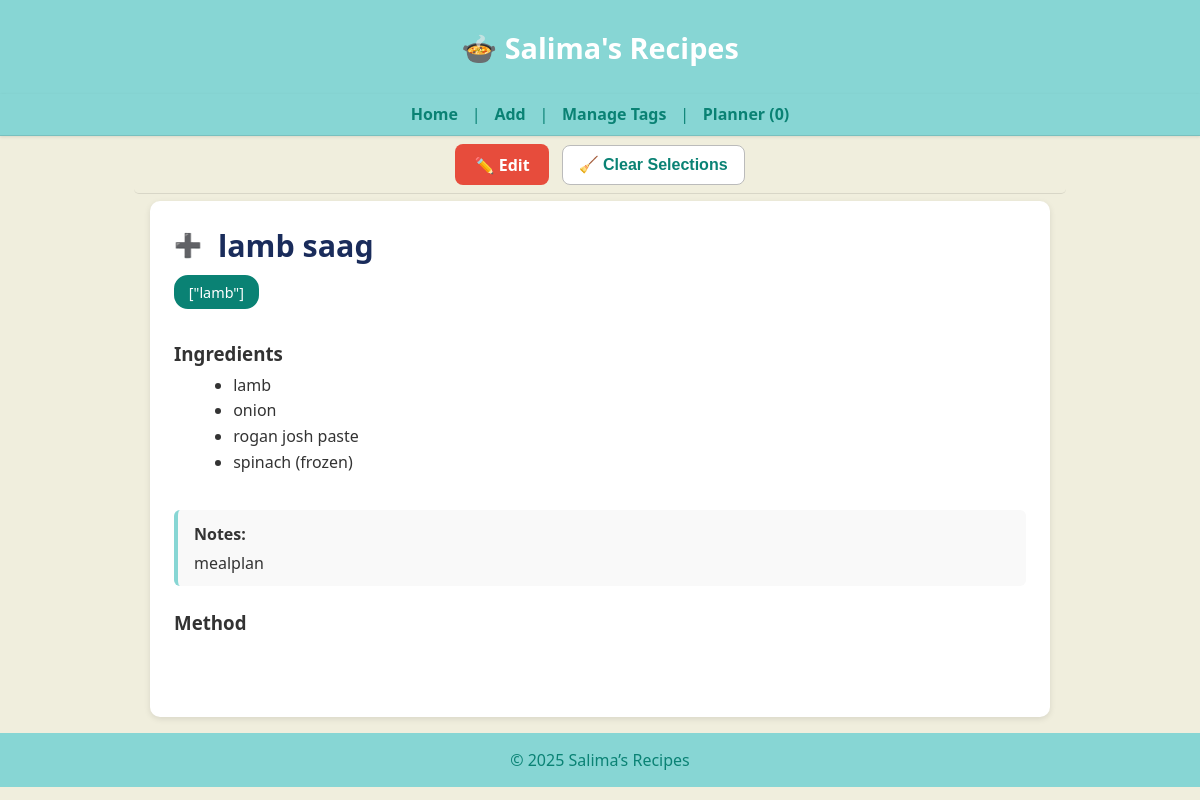
Screenshot of /recipe/2 with the database file from the repository.
### tables this page shows
CREATE TABLE recipes (
    id INTEGER PRIMARY KEY,
    name TEXT,
    ingredients JSON,
    method TEXT,
    tags JSON,
    category TEXT,
    source TEXT,
    linked_recipe TEXT,
    image_url TEXT,
    notes TEXT,
    created_at DATETIME DEFAULT CURRENT_TIMESTAMP,
    updated_at DATETIME DEFAULT CURRENT_TIMESTAMP
);

### app.py (the view)
@app.route("/recipe/<int:recipe_id>")
def recipe_detail(recipe_id):
    row = get_recipe(recipe_id)
    if not row:
        abort(404)
    (
        rid, name, ingredients, method, tags,
        category, source, linked_recipe, image_url, notes,
        created_at, updated_at
    ) = row
    import json
    try:
        if ingredients and ingredients.strip().startswith("["):
            ingredients_parsed = json.loads(ingredients)
            if isinstance(ingredients_parsed, str):
                ingredients_parsed = json.loads(ingredients_parsed)
        else:
            text = (ingredients or "").replace(",", "\n")
            ingredients_parsed = [i.strip() for i in text.splitlines() if i.strip()]
    except Exception:
        text = (ingredients or "").replace(",", "\n").replace("[", "").replace("]", "").replace('"', "")
        ingredients_parsed = [i.strip() for i in text.splitlines() if i.strip()]
    return render_template(
        "recipe_detail.html",
        id=rid,
        name=name,
        ingredients=ingredients_parsed,
        raw_ingredients=ingredients or "",
        method=method or "",
        image_url=image_url or "",
        tags=tags or "",
        linked_recipe=linked_recipe or "",
        notes=notes or ""
    )

### app.py (called while the page is built)
@app.teardown_appcontext
def close_connection(exception):
    db = getattr(g, "_database", None)
    if db is not None:
        db.close()

def get_conn():
    return sqlite3.connect(DB_PATH)

def get_recipe(recipe_id: int):
    with get_conn() as conn:
        c = conn.cursor()
        c.execute("""
            SELECT id, name, ingredients, method, tags,
                   category, source, linked_recipe, image_url, notes,
                   created_at, updated_at
            FROM recipes
            WHERE id = ?
        """, (recipe_id,))
        row = c.fetchone()
        return row

### templates/recipe_detail.html (shortened to what this page needs)
{% extends "base.html" %}
{% block content %}
<main class="homepage">
  <div class="recipe-detail" style="max-width:900px; margin:auto; background:#fff; border-radius:10px; padding:1.5rem; box-shadow:0 2px 6px rgba(0,0,0,0.1);">
    <div style="display:flex; align-items:center; gap:0.6rem; margin-bottom:0.6rem; flex-wrap:wrap;">
      <button class="select-dish-btn"
        data-id="{{ id }}"
        data-name="{{ name }}"
        aria-label="Select this recipe">
  <span class="icon"></span>
</button>
      <h2 class="recipe-title" style="margin:0; font-size:1.9rem; color:#1a2c5b; text-align:left;">
        {{ name }}
      </h2>
    </div>
    {% if tags %}
      <div class="recipe-tags" style="margin:0.5rem 0 1rem; display:flex; flex-wrap:wrap; gap:0.4rem;">
        {% for t in tags.split(',') %}
          {% set tag_clean = t.strip() %}
          <a href="{{ url_for('search') }}?tag={{ tag_clean }}"
             class="tag-pill"
             style="
               display:inline-block;
               background: var(--brand-dark);
               color:#fff;
               border-radius:14px;
               padding:0.35rem 0.8rem;
               font-size:0.9rem;
               font-weight:500;
               text-decoration:none;
               transition:background 0.2s ease;">
             {{ tag_clean }}
          </a>
        {% endfor %}
      </div>
    {% endif %}
    <div class="content-row" style="display:flex; flex-wrap:wrap; gap:1.5rem; align-items:flex-start;">
      <div class="ingredients-column" style="flex:1; min-width:260px;">
        <h3>Ingredients</h3>
        <ul class="ingredients-list" style="margin-top:0.4rem;">
          {% for it in ingredients %}
            <li>{{ it }}</li>
          {% endfor %}
        </ul>
      </div>
    </div>
    {% if notes %}
      <div style="margin-top:1.2rem; padding:0.8rem 1rem; background:#f9f9f9;
                  border-left:4px solid #87d6d4; border-radius:6px; text-align:left;">
        <strong>Notes:</strong>
        <div style="margin-top:0.4rem; white-space:pre-line;">{{ notes }}</div>
      </div>
    {% endif %}
    <h3 style="margin-top:1.5rem; text-align:left;">Method</h3>
    <div class="method-text"
         style="white-space:pre-line; line-height:1.6; text-align:left;">
    </div>
  </div>
</main>
{% endblock %}

### static/style.css (style rules this page uses)
:root { --brand: #87d6d4; --brand-dark: #0a8274; --background: #f0eedd; }
body { font-family: "Segoe UI", Helvetica, Arial, sans-serif; background: var(--background); color: #333; margin: 0; padding: 0; }
main { background: var(--background); max-width: 100%; margin: 0; padding: 0; box-shadow: none; border: none; }
a { color: var(--brand-dark); text-decoration: none; transition: color 0.2s ease; }
button { background: var(--brand); color: white; border: none; padding: 0.6rem 1.2rem; font-size: 1rem; border-radius: 4px; cursor: pointer; transition: background 0.2s ease; }
.tag-pill { display: inline-block; padding: 0.4rem 0.8rem; border: 2px solid var(--brand-dark); border-radius: 20px; background: #fff; color: #333; text-align: center; font-size: 0.9rem; cursor: pointer; transition: all 0.2s ease; }
.recipe-tags { margin-top: 0.5rem; display: flex; flex-wrap: wrap; gap: 0.4rem; }
.select-dish-btn { background: transparent; border: none; outline: none; cursor: pointer; width: 1.6rem; height: 1.6rem; display: flex; align-items: center; justify-content: center; }
.select-dish-btn::before { content: "+"; color: #aaa; font-size: 1.6rem; transition: color 0.25s ease, transform 0.2s ease, opacity 0.2s ease; }
main.homepage { max-width: 900px; margin: 0 auto; padding: 0 1rem 1rem; background: var(--background); border: none; box-shadow: none; }
.recipe-detail { max-width: 900px; margin: 1rem auto; padding: 1.5rem 2rem; background: #fff; border-radius: 10px; text-align: left; }
.recipe-detail h3 { margin-top: 1rem; margin-bottom: 0.4rem; }
.recipe-detail .method-text { margin-top: 0; line-height: 1.6; white-space: pre-line; }
.recipe-detail .content-row { display: flex; align-items: flex-start; gap: 0.75rem; }
.recipe-detail .ingredients-column { flex: 0 1 auto; min-width: 260px; max-width: 60%; }
.recipe-detail .ingredients-column ul { list-style-type: disc; margin-left: 1.2rem; line-height: 1.6; }
.select-dish-btn { all: unset; display: inline-flex; align-items: center; justify-content: center; width: 28px; height: 28px; cursor: pointer; vertical-align: middle; margin-right: 0.4rem; background: none !important; border: none !important; box-shadow: none !important; }
.select-dish-btn .icon { font-size: 1.4rem; color: #888; transition: color 0.2s ease; line-height: 1; }
.recipe-detail .select-dish-btn, .recipe-detail .select-dish-btn::before, .recipe-detail .select-dish-btn::after { -webkit-appearance: none !important; appearance: none !important; content: none !important; }

### rows the page displays
recipes: name "lamb saag", tags "[\"lamb\"]", notes "mealplan"

### other values shown
{{ it }} "lamb" "onion" "rogan josh paste" "spinach (frozen)"
{{ 2025|default(2025) }} "2025"
